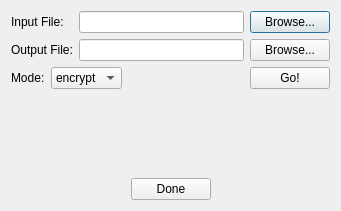
<?xml version="1.0" encoding="UTF-8"?>
<ui version="4.0">
 <class>Dialog</class>
 <widget class="QDialog" name="Dialog">
  <property name="geometry">
   <rect>
    <x>0</x>
    <y>0</y>
    <width>341</width>
    <height>211</height>
   </rect>
  </property>
  <property name="windowTitle">
   <string>Dialog</string>
  </property>
  <layout class="QVBoxLayout" name="verticalLayout">
   <item>
    <layout class="QGridLayout" name="gridLayout">
     <item row="0" column="0">
      <widget class="QLabel" name="label">
       <property name="text">
        <string>Input File:</string>
       </property>
      </widget>
     </item>
     <item row="0" column="1">
      <widget class="QLineEdit" name="leInput">
       <property name="readOnly">
        <bool>true</bool>
       </property>
      </widget>
     </item>
     <item row="0" column="2">
      <widget class="QPushButton" name="pbBrowseInput">
       <property name="text">
        <string>Browse...</string>
       </property>
      </widget>
     </item>
     <item row="1" column="0">
      <widget class="QLabel" name="label_2">
       <property name="text">
        <string>Output File:</string>
       </property>
      </widget>
     </item>
     <item row="1" column="1">
      <widget class="QLineEdit" name="leOutput">
       <property name="readOnly">
        <bool>true</bool>
       </property>
      </widget>
     </item>
     <item row="1" column="2">
      <widget class="QPushButton" name="pbBrowseOutput">
       <property name="text">
        <string>Browse...</string>
       </property>
      </widget>
     </item>
    </layout>
   </item>
   <item>
    <layout class="QHBoxLayout" name="horizontalLayout_2">
     <item>
      <widget class="QLabel" name="label_3">
       <property name="text">
        <string>Mode:</string>
       </property>
      </widget>
     </item>
     <item>
      <widget class="QComboBox" name="cbMode">
       <item>
        <property name="text">
         <string>encrypt</string>
        </property>
       </item>
       <item>
        <property name="text">
         <string>decrypt</string>
        </property>
       </item>
      </widget>
     </item>
     <item>
      <spacer name="horizontalSpacer">
       <property name="orientation">
        <enum>Qt::Horizontal</enum>
       </property>
       <property name="sizeHint" stdset="0">
        <size>
         <width>40</width>
         <height>20</height>
        </size>
       </property>
      </spacer>
     </item>
     <item>
      <widget class="QPushButton" name="pbGo">
       <property name="text">
        <string>Go!</string>
       </property>
      </widget>
     </item>
    </layout>
   </item>
   <item>
    <spacer name="verticalSpacer">
     <property name="orientation">
      <enum>Qt::Vertical</enum>
     </property>
     <property name="sizeHint" stdset="0">
      <size>
       <width>20</width>
       <height>38</height>
      </size>
     </property>
    </spacer>
   </item>
   <item>
    <layout class="QHBoxLayout" name="horizontalLayout">
     <item>
      <spacer name="horizontalSpacer_2">
       <property name="orientation">
        <enum>Qt::Horizontal</enum>
       </property>
       <property name="sizeHint" stdset="0">
        <size>
         <width>40</width>
         <height>20</height>
        </size>
       </property>
      </spacer>
     </item>
     <item>
      <widget class="QPushButton" name="pbDone">
       <property name="text">
        <string>Done</string>
       </property>
      </widget>
     </item>
     <item>
      <spacer name="horizontalSpacer_3">
       <property name="orientation">
        <enum>Qt::Horizontal</enum>
       </property>
       <property name="sizeHint" stdset="0">
        <size>
         <width>40</width>
         <height>20</height>
        </size>
       </property>
      </spacer>
     </item>
    </layout>
   </item>
  </layout>
 </widget>
 <layoutdefault spacing="6" margin="11"/>
 <resources/>
 <connections>
  <connection>
   <sender>pbDone</sender>
   <signal>clicked()</signal>
   <receiver>Dialog</receiver>
   <slot>close()</slot>
   <hints>
    <hint type="sourcelabel">
     <x>170</x>
     <y>186</y>
    </hint>
    <hint type="destinationlabel">
     <x>170</x>
     <y>105</y>
    </hint>
   </hints>
  </connection>
 </connections>
</ui>
